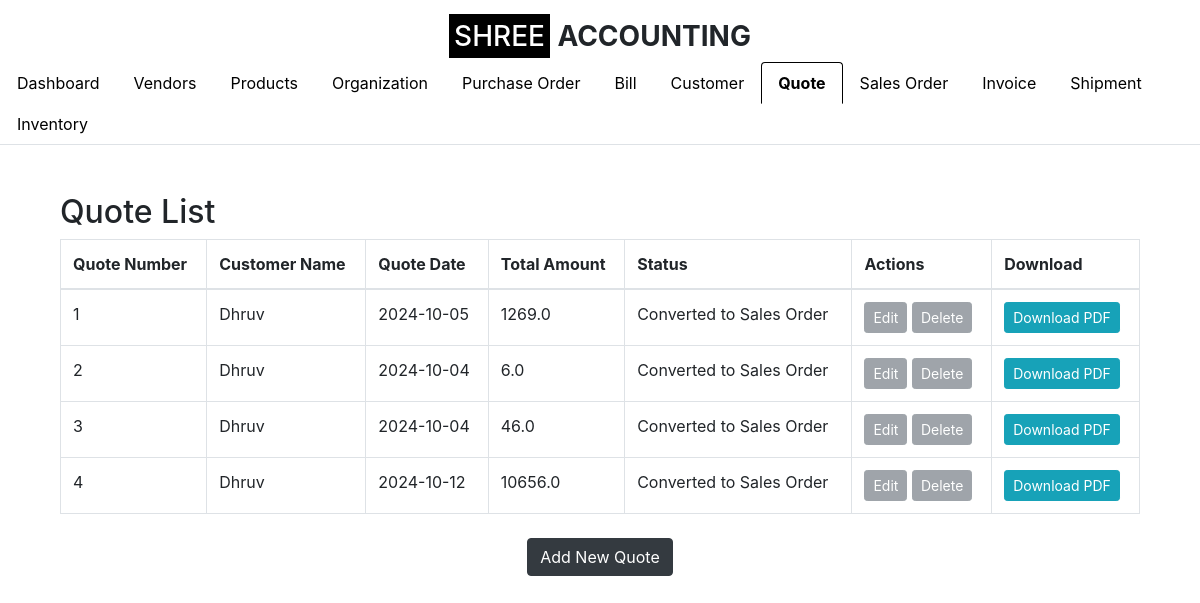
The app's page /quote (signed in) with its own data.
### app.py (models this page shows, shortened)
class Quote(db.Model):
    __tablename__ = 'quote'
    id = db.Column(db.Integer, primary_key=True)
    quote_number = db.Column(db.String(50), nullable=False, unique=True)
    customer_id = db.Column(db.Integer, db.ForeignKey('customer.id'), nullable=False)
    quote_date = db.Column(db.Date, nullable=False)
    total_amount = db.Column(db.Float, nullable=False)
    status = db.Column(db.String(50), nullable=False, default='Draft')
    organization_id = db.Column(db.Integer, db.ForeignKey('setup_organization.id'), nullable=False)
    customer = db.relationship('Customer', backref=db.backref('quotes', lazy=True))
    organization = db.relationship('SetupOrganization', backref=db.backref('quotes', lazy=True))
    line_items = db.relationship('QuoteLineItem', backref='quote_ref', lazy=True, cascade="all, delete-orphan")

class Customer(db.Model):
    id = db.Column(db.Integer, primary_key=True)
    customer_name = db.Column(db.String(100), nullable=False)
    company_name = db.Column(db.String(100), nullable=False)
    email_id = db.Column(db.String(100), nullable=False)
    phone_number = db.Column(db.String(15), nullable=False)
    address = db.Column(db.String(255), nullable=False)
    gst_number = db.Column(db.String(15), nullable=True)  # GST Number is optional
    organization_id = db.Column(db.Integer, db.ForeignKey('organization.id'), nullable=False)
    organization = db.relationship('Organization', backref=db.backref('customers', lazy=True))

### app.py (the view)
    def wrap(*args, **kwargs):
        if 'logged_in' in session:
            return f(*args, **kwargs)
        else:
            flash('Please log in first.', 'warning')
            return redirect(url_for('login'))

### app.py (called while the page is built)
def login_required(f):
    def wrap(*args, **kwargs):
        if 'logged_in' in session:
            return f(*args, **kwargs)
        else:
            flash('Please log in first.', 'warning')
            return redirect(url_for('login'))
    wrap.__name__ = f.__name__
    return wrap

@app.route('/quote')
@login_required
def quote_list():
    organization_id = session.get('organization_id')
    quotes = Quote.query.filter(Quote.organization_id == organization_id).all()
    quotes_with_sales_order = {}
    for quote in quotes:
        quotes_with_sales_order[quote.id] = quote.status == 'Converted to Sales Order'
    return render_template('quote_list.html', quotes=quotes, quotes_with_sales_order=quotes_with_sales_order, show_logo=True, active_tab='quote')

### templates/quote_list.html (shortened to what this page needs)
{% extends "base.html" %}
{% block content %}
<div class="container mt-5">
    <h2>Quote List</h2>
    <table class="table table-bordered">
        <thead>
            <tr>
                <th>Quote Number</th>
                <th>Customer Name</th>
                <th>Quote Date</th>
                <th>Total Amount</th>
                <th>Status</th>
                <th>Actions</th>
                <th>Download</th>
            </tr>
        </thead>
        <tbody>
            {% for quote in quotes %}
            <tr>
                <td>{{ quote.quote_number }}</td>
                <td>{{ quote.customer.customer_name }}</td>
                <td>{{ quote.quote_date }}</td>
                <td>{{ quote.total_amount }}</td>
                <td>{{ quote.status }}</td>
                <td>
                    {% if quote.status != 'Converted to Sales Order' %}
                        <a href="{{ url_for('edit_quote', quote_id=quote.id) }}" class="btn btn-warning btn-sm">Edit</a>
                        <form action="{{ url_for('delete_quote', quote_id=quote.id) }}" method="POST" style="display:inline-block;">
                            <input type="hidden" name="csrf_token" value="{{ csrf_token() }}">
                            <button type="submit" class="btn btn-danger btn-sm" onclick="return confirm('Are you sure you want to delete this quote?')">Delete</button>
                        </form>
                    {% else %}
                        <button class="btn btn-secondary btn-sm" disabled>Edit</button>
                        <button class="btn btn-secondary btn-sm" disabled>Delete</button>
                    {% endif %}
                </td>
                <td>
                    <a href="{{ url_for('generate_quote_pdf', quote_id=quote.id) }}" class="btn btn-info btn-sm">Download PDF</a>
                </td>
            </tr>
            {% endfor %}
        </tbody>
    </table>
    <div class="text-center mt-4">
        <a href="{{ url_for('create_quote') }}" class="btn btn-dark">Add New Quote</a>
    </div>
</div>
{% endblock %}

### records on screen
Quote: quote_number "1", customer.customer_name "Dhruv", quote_date "2024-10-05", total_amount "1269.0", status "Converted to Sales Order", shows "Edit"
Quote: quote_number "2", customer.customer_name "Dhruv", quote_date "2024-10-04", total_amount "6.0", status "Converted to Sales Order", shows "Edit"
Quote: quote_number "3", customer.customer_name "Dhruv", quote_date "2024-10-04", total_amount "46.0", status "Converted to Sales Order", shows "Edit"
Quote: quote_number "4", customer.customer_name "Dhruv", quote_date "2024-10-12", total_amount "10656.0", status "Converted to Sales Order", shows "Edit"
